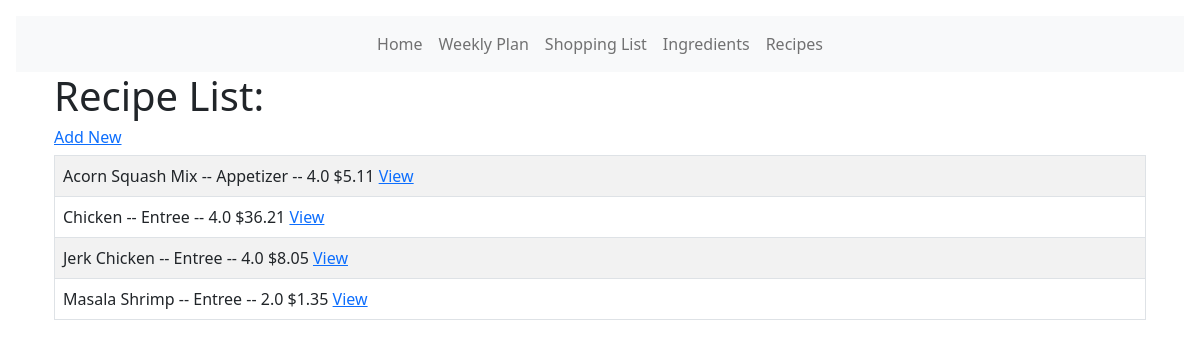
The page /recipe_list on the database as committed earlier.
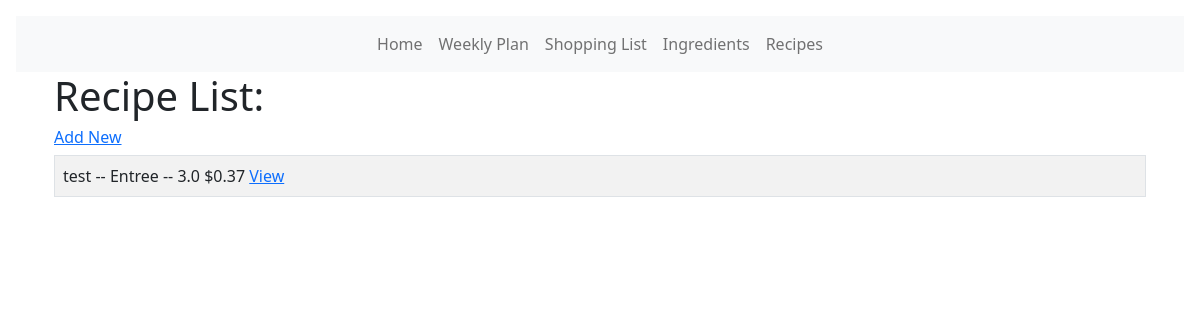
The same page on the database as committed later.
### models.py (models this page shows, shortened)
class Recipe(db.Model):
    id = db.Column(db.Integer, primary_key=True)
    name = db.Column(db.String(100))
    course = db.Column(db.String(30))
    servings = db.Column(db.Float)
    serving_size = db.Column(db.String(30))
    def get_total_cost(self):
        x = [x.qty for x in RecipeIngredient.query.filter_by(rid=self.id).all()]
        y = [
            y.ingredient.u_price
            for y in RecipeIngredient.query.filter_by(rid=self.id).all()
        ]
        tc = []
        for num1, num2 in zip(x, y):
            tc.append(num1 * num2)
        return sum(tc)

class RecipeIngredient(db.Model):
    id = db.Column(db.Integer, primary_key=True)
    rid = db.Column(db.Integer, db.ForeignKey("recipe.id"))
    iid = db.Column(db.Integer, db.ForeignKey("ingredient.id"))
    qty = db.Column(db.Float)
    unit_suffix = db.Column(db.String(50))
    ingredient_color_tag = db.String(20)

class Ingredient(db.Model):
    __tablename__ = "ingredient"
    id = db.Column(db.Integer, primary_key=True)
    name = db.Column(db.String(120), nullable=False)
    icalories = db.Column(db.Float)
    protein = db.Column(db.Float)
    carbs = db.Column(db.Float)
    fat = db.Column(db.Float)
    fiber = db.Column(db.Float)
    sugar = db.Column(db.Float)
    item_unit_size = db.Column(db.Float)  # How many units of item at store
    item_price = db.Column(db.Float)  # Price for full item at store
    u_price = db.Column(db.Float)
    aisle_id = db.Column(db.Integer, db.ForeignKey("aisle.id"))
    ingredients = db.relationship("RecipeIngredient", backref="ingredient")

### main.py (the view)
@app.route("/recipe_list")
def recipe_list():
    recipe_list = Recipe.query.order_by(Recipe.name)
    return render_template("/recipes/recipe_list.html", recipe_list=recipe_list)

### templates/recipes/recipe_list.html (shortened to what this page needs)
<!DOCTYPE html>
<html lang="en">
  <head>
    <link
      href="{{ url_for('static', filename='css/select2.css') }}"
      rel="stylesheet"
    />
    {% extends 'base.html' %} {% block content %}
  </head>
  <body>
    <div class="container">
      <h1>Recipe List:</h1>
      <a href="{{url_for('add_recipe')}}"><h6>Add New</h6></a>
      <table class="table table-hover table-bordered table-striped">
        {% for recipe_table in recipe_list %}
        <tr>
          <td>{{recipe_table.name}} -- {{recipe_table.course}} -- {{recipe_table.servings}} {{'$%0.2f'|format(recipe_table.get_total_cost())}} <a href="{{url_for('recipe', id=recipe_table.id)}}">
          View</td>
        </tr>
        {% endfor %}
      </table>
    </div>
  </body>
  {% endblock %}

### templates/base.html (shortened to what this page needs)
<!DOCTYPE html>
<html lang="en">
  <head>
    <link
      href="https://cdn.jsdelivr.net/npm/bootstrap@5.0.2/dist/css/bootstrap.min.css"
      rel="stylesheet"
    />
    <link
      href="{{ url_for('static', filename='css/style.css') }}"
      rel="stylesheet"
    />
  </head>
  <body>
    {% include 'navbar.html' %}
    <div class="container">{% block content %} {% endblock %}</div>
  </body>
</html>

### templates/navbar.html (shortened to what this page needs)
<!DOCTYPE html>
<html lang="en">
  <head>
    <link
      href="https://cdn.jsdelivr.net/npm/bootstrap@5.2.0/dist/css/bootstrap.min.css"
      rel="stylesheet"
    />
    <link
      href="https://getbootstrap.com/docs/5.2/assets/css/docs.css"
      rel="stylesheet"
    />
  </head>
  <body class="p-3 m-0 border-0 bd-example">
    <nav class="navbar navbar-expand-lg bg-light">
      <div class="container-fluid">
        <div class="collapse navbar-collapse" id="navbarTogglerDemo01">
          <ul class="navbar-nav mx-auto mb-2 mb-lg-0">
            <li class="nav-item">
              <a class="nav-link" href="{{ url_for('index') }}">Home</a>
            </li>
            <li class="nav-item">
              <a class="nav-link" href="{{ url_for('weekly_plan') }}">Weekly Plan</a>
            </li>
            <li class="nav-item">
              <a class="nav-link" href="{{ url_for('list') }}">Shopping List</a>
            <li class="nav-item">
              <a class="nav-link" href="{{ url_for('ingredient_page') }}">Ingredients</a>
            </li>
            <li class="nav-item">
              <a class="nav-link" href="{{ url_for('recipe_list') }}">Recipes</a>
            </li>
            </li>
          </ul>
        </div>
      </div>
    </nav>
  </body>
</html>

Rows that differ between the two databases and show on the page:
removed Recipe: name "Acorn Squash Mix", course "Appetizer", servings "4.0"
removed RecipeIngredient: get_total_cost "$5.11"
removed Recipe: name "Chicken", course "Entree", servings "4.0"
removed RecipeIngredient: get_total_cost "$36.21"
removed RecipeIngredient: get_total_cost "$8.05"
removed Recipe: name "Masala Shrimp", course "Entree", servings "2.0"
removed RecipeIngredient: get_total_cost "$1.35"
changed Recipe "Entree": name "Jerk Chicken" → "test"; servings "4.0" → "3.0"
added RecipeIngredient: get_total_cost "$0.37"
